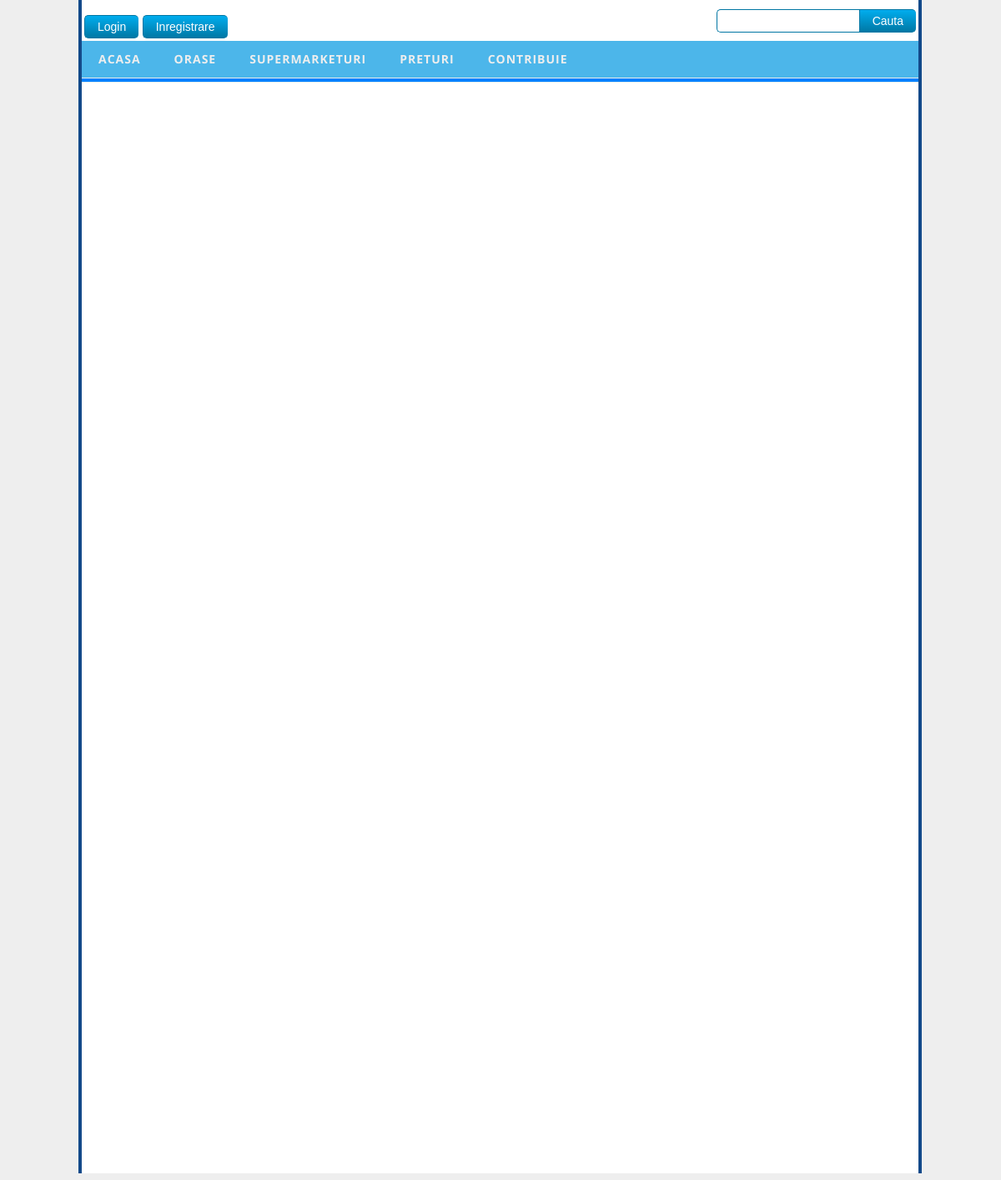
The page /preturiSupermarket.php?cid=3 on the database as committed earlier.
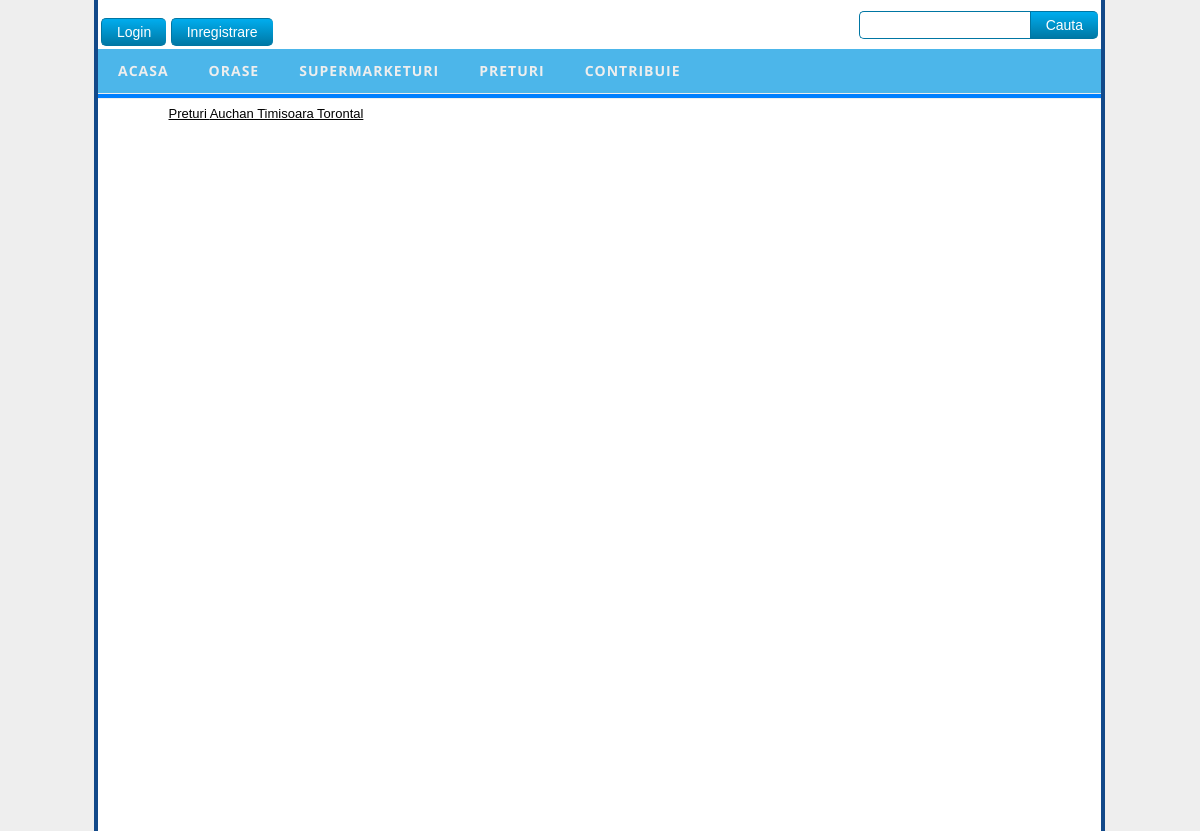
The same page on the database as committed later.
### tables this page shows
CREATE TABLE `store` (
  `id` int(11) NOT NULL auto_increment,
  `commerciant_id` int(11) NOT NULL,
  `city_id` int(11) NOT NULL,
  `address` varchar(100) NOT NULL,
  PRIMARY KEY  (`id`)
);

### preturiSupermarket.php (the view, shortened to what this page needs)
<!DOCTYPE HTML PUBLIC "-//W3C//DTD HTML 4.01 Transitional//EN">
<HTML>
		<?php require 'menu.php'?>
						<td class="content">
							<TABLE id = "prod" border="0" cellpadding="2">
<?php
$cid = isset($_GET['cid']) ? $_GET['cid'] : null;
$sid = isset($_GET['sid']) ? $_GET['sid'] : null;
if ($cid == null && $sid == null)
{
	$query = "select c.name cname, c.img img, c.id cid from commerciant c where c.type=1 or c.type = 2 order by c.name";
	$result = mysql_query($query) or die ("Could not execute query");
	while($row = mysql_fetch_array($result)) {
		extract($row);
		$html .= '<tr><td><a href="preturiSupermarket.php?cid='.$cid.'">Preturi ';
		$html .= '<IMG src="images/'.$img.'" width = "50" title="'.$cname.'"/>';
		$html .= '</a></td>';
		$html .= '</tr>';
	}
}
else if ($cid != null) {
	$query = "select * from commerciant c where id = ".$cid;
	$result = mysql_query($query) or die ("Could not execute query ".$query);
	$row = mysql_fetch_array($result);
	extract($row);
	$comname = $name;
	$query = "select ci.name city, s.address, s.id sid from store s, city ci where s.city_id = ci.id and commerciant_id = ".$cid;
	$result = mysql_query($query) or die ("Could not execute query ".$query);
	while($row = mysql_fetch_array($result)) {
		extract($row);
		$html .= '<tr><td><a href="preturiSupermarket2.php?sid='.$sid.'">Preturi ';
		$html .= $comname.' '.$city.' '.$address;
		$html .= '</a></td>';
		$html .= '</tr>';
	}
} else if ($sid != null) {
	$query = "select c.name cname, c.id cid from commerciant c, store s where c.id=s.commerciant_id and s.id = ".$sid;
	$result = mysql_query($query) or die ("Could not execute query ".$query);
	$row = mysql_fetch_array($result);
	extract($row);
	$comname = $cname;
	$comid = $cid;
	$queryCat = "select c.name cname, c.id catid, s.commerciant_id comid from product p, price pri, store s, category c, commerciant com where c.id = p.category_id and com.id = s.commerciant_id and pri.product_id = p.id and s.id = pri.store_id and com.id = ".$comid;
	$resultCat = mysql_query($queryCat) or die ("Could not execute query ".$queryCat);
	while($rowCat = mysql_fetch_array($resultCat)) {
		extract($rowCat);
		$html .= '<TR><TD>'.$cname.'</TD></TR>';
		$query = "select p.id pid, p.name pname, b.name bname, p.qty_um qty, p.um um, pri.value val,
			(
			SELECT MIN( value )
			FROM price
			WHERE product_id = p.id
			) pmin
		from product p, brand b, price pri where b.id=p.brand_id and pri.product_id=p.id and pri.store_id=".$sid.' and p.category_id = '.$catid;
		$result = mysql_query($query) or die ("Could not execute query ".$query);
		while($row = mysql_fetch_array($result)) {
			extract($row);
			$html .= '<tr><td><a href="detaliiProdus.php?id='.$pid.'">';
			$html .= $pname.' '.$bname.' '.$qty.' '.$um;
			$html .= '</a></td>';
			$html .= '<td>';
			$html .= number_format(floor($val), 0, '.', '');
			$html .= '<SUP>'.substr(number_format($val - floor($val), 2, '', ''), 1).'</SUP>';
			if ($pmin < $val) {
				$html .= '<td>';
				$query2 = "select c.name xname from price pri, store s, commerciant c where pri.store_id = s.id and s.commerciant_id = c.id and pri.value = ".$pmin;
				$result2 = mysql_query($query2) or die ("Could not execute query ".$query2);
				$row2 = mysql_fetch_array($result2);
				extract($row2);
				$html .= 'mai ieftin cu '.number_format(($val-$pmin)/$pmin*100, 0, '.', '').'% la '.$xname.' (';
				$html .= number_format(floor($pmin), 0, '.', '');
				$html .= '<SUP>'.substr(number_format($pmin - floor($pmin), 2, '', ''), 1).'</SUP>)';
				$html .= '</td>';
			} else {
				$html .= '<td>';
				$html .= 'cel mai ieftin aici';
				$html .= '</td>';
			}
			$html .= '</td>';
			$html .= '</tr>';
		}
		$html .= '<TR><TD>Alte magazine '.$comname.'</TD></TR>';
		$query = "select p.id pid, p.name pname, b.name bname, p.qty_um qty, p.um um, pri.value val,
			(
			SELECT MIN( value )
			FROM price
			WHERE product_id = p.id
			) pmin
		from product p, brand b, price pri, store s where pri.store_id=s.id and b.id=p.brand_id and pri.product_id=p.id and s.commerciant_id = ".$comid." and s.id != ".$sid.' and p.category_id = '.$catid;
		$result = mysql_query($query) or die ("Could not execute query ".$query);
		while($row = mysql_fetch_array($result)) {
			extract($row);
			$html .= '<tr><td><a href="detaliiProdus.php?id='.$pid.'">';
			$html .= $pname.' '.$bname.' '.$qty.' '.$um;
			$html .= '</a></td>';
			$html .= '<td>';
			$html .= number_format(floor($val), 0, '.', '');
			$html .= '<SUP>'.substr(number_format($val - floor($val), 2, '', ''), 1).'</SUP>';
			if ($pmin < $val) {
				$html .= '<td>';
				$query2 = "select c.name xname from price pri, store s, commerciant c where pri.store_id = s.id and s.commerciant_id = c.id and pri.value = ".$pmin;
				$result2 = mysql_query($query2) or die ("Could not execute query ".$query2);
				$row2 = mysql_fetch_array($result2);
				extract($row2);
				$html .= 'mai ieftin cu '.number_format(($val-$pmin)/$pmin*100, 0, '.', '').'% la '.$xname.' (';
				$html .= number_format(floor($pmin), 0, '.', '');
				$html .= '<SUP>'.substr(number_format($pmin - floor($pmin), 2, '', ''), 1).'</SUP>)';
				$html .= '</td>';
			} else {
				$html .= '<td>';
				$html .= 'cel mai ieftin aici';
				$html .= '</td>';
			}
			$html .= '</td>';
			$html .= '</tr>';
		}
	}
}
echo $html;
?>
</TABLE>
						</td>
					</tr>
				</table>
			</TD>
		</TR>
	</TABLE>
</BODY>
</HTML>

### menu.php (shortened to what this page needs)
<link href="css/style.css" rel="stylesheet" type="text/css" />
<link href="css/menustyles.css" rel="stylesheet" type="text/css">
<link rel="stylesheet" href="http://netdna.bootstrapcdn.com/font-awesome/4.0.3/css/font-awesome.min.css" />
</HEAD>
<BODY>
	<TABLE WIDTH="1010" BORDER="0" align="center" CELLPADDING="0"
		CELLSPACING="0" ID="Table_01">
		<TR>
			<TD WIDTH="4" ROWSPAN="5" BGCOLOR="#124989"><IMG
				SRC="images/spacer.gif" WIDTH="4" HEIGHT="200" ALT="" /></TD>
			<TD WIDTH="1000" HEIGHT="10" class="companyname2">
				<table BORDER="0">
					<tr>
						<td width="300" align="left">
				<div id="autdiv">
						<?php
			if (isset($_SESSION['user'])) {
			?>
				Esti autentificat ca <B><?php echo $_SESSION['user'] ?></B>. <A href="logout.php">Iesire</A>
				<?php
			} else {
		?>
</div>
<button class="loginbutton"  id="login">Login</button>
<button class="loginbutton"  id="signin">Inregistrare</button>
<?php  } ?>
</td>
<FORM action="search.php" method="POST">
					<td width="700" align="right">     <input type="text" class="tftextinput" name="search" size="15" maxlength="120"><input type="submit" value="Cauta" class="tfbutton">
						</td>
						</FORM>
					</tr>
				</table>
			</TD>
			<TD WIDTH="4" ROWSPAN="5" BGCOLOR="#124989"><IMG
				SRC="images/spacer.gif" WIDTH="4" HEIGHT="5" ALT="" /></TD>
		</TR>
		<TR><TD>
  <div id='cssmenu' class="rowMenu">
  <ul>
     <li class=''><a href='index.php'><span>Acasa</span></a></li>
     <li class=''><a href='orase.php'><span>Orase</span></a></li>
     <li class=''><a href='supermarketuri.php'><span>Supermarketuri</span></a></li>
     <li class=''><a href='produse.php'><span>Preturi</span></a></li>
     <li class=''last><a href='contribuie.php'><span>Contribuie</span></a></li>
     </ul>
  </div>
		</TD>
		</TR>
		<TR>
			<TD WIDTH="1000" HEIGHT="6" colspan="1"><IMG
				src="images/belowMenu.png" /></TD>
		</TR>
		<TR>
			<TD HEIGHT="1307" valign="top" bgcolor="#FFFFFF">
				<table width="900" border="0" align="center" cellpadding="0"
					cellspacing="0">
					<tr>

### css/style.css (style rules this page uses)
a:link { font-family: 'Open Sans', sans-serif; color: #0F467F; text-decoration: none; font-size: large; }
.content { font-family: Tahoma, Geneva, Kalimati, sans-serif; font-size: small; }
body { text-align: center; margin-top: 0px; background-color: #EEEEEE; font-family: 'Open Sans', sans-serif; }
#Table_01 { border: 0px; }
#prod { background-color: #FFFFFF; text-align: left; height: 26px; width: 861px; color: #114683; padding-top: 2px; padding-left: 15px; padding-right: 15px; }
#prod td { text-align: left; color: #000000; font-size: small; text-decoration: none; font-family: Arial, Helvetica, sans-serif; }
#prod a { text-align: left; color: #000000; font-size: small; text-decoration: underline; font-family: Arial, Helvetica, sans-serif; }
.companyname2 { background-color: #FFFFFF; background-image: url("images/top.jpg"); background-repeat: no-repeat; font-family: Arial, Helvetica, sans-serif; font-size: small; font-weight: bold; color: #FFFFFF; }
li { font-size: 10pt; font-family: Arial, Helvetica, sans-serif; color: #000000; }
.tftextinput { margin: 0; padding: 5px 15px; font-family: Arial, Helvetica, sans-serif; font-size: 14px; border: 1px solid #0076a3; border-right: 0px; border-top-left-radius: 5px 5px; border-bottom-left-radius: 5px 5px; }
.tfbutton { margin: 0; padding: 5px 15px; font-family: Arial, Helvetica, sans-serif; font-size: 14px; outline: none; cursor: pointer; text-align: center; text-decoration: none; color: #ffffff; border: solid 1px #0076a3; border-right: 0px; background: #0095cd; background: -webkit-gradient(linear, left top, left bottom, from(#00adee), to(#0078a5)); background: -moz-linear-gradient(top, #00adee, #0078a5); border-top-right-radius: 5px 5px; border-bottom-right-radius: 5px 5px; }
#autdiv, #logindiv table tr td input, #logindiv table tr td, #signindiv table tr td input, #signindiv table tr td { height: 15px; font-size: small; }
.loginbutton { margin: 0; padding: 5px 15px; font-family: Arial, Helvetica, sans-serif; font-size: 14px; outline: none; cursor: pointer; text-align: center; text-decoration: none; color: #ffffff; border: solid 1px #0076a3; border-right: 0px; background: #0095cd; background: -webkit-gradient(linear, left top, left bottom, from(#00adee), to(#0078a5)); background: -moz-linear-gradient(top, #00adee, #0078a5); border-top-right-radius: 5px 5px; border-bottom-right-radius: 5px 5px; border-top-left-radius: 5px 5px; border-bottom-left-radius: 5px 5px; }

### css/menustyles.css (style rules this page uses)
#cssmenu { background: #4cb6ea; margin: 0; width: auto; padding: 0; line-height: 1; display: block; position: relative; font-family: 'PT Sans', sans-serif; }
#cssmenu ul { list-style: none; margin: 0; padding: 0; display: block; }
#cssmenu ul:after { content: ' '; display: block; font-size: 0; height: 0; clear: both; visibility: hidden; }
#cssmenu ul li { margin: 0; padding: 0; display: block; position: relative; }
#cssmenu ul li a { text-decoration: none; display: block; margin: 0; -webkit-transition: color .2s ease; -moz-transition: color .2s ease; -ms-transition: color .2s ease; -o-transition: color .2s ease; transition: color .2s ease; }
#cssmenu > ul > li { float: left; }
#cssmenu > ul > li:after { content: ''; display: block; position: absolute; width: 100%; height: 0; top: 0; z-index: 0; background: #eeeeee; -webkit-transition: height .2s; -moz-transition: height .2s; -ms-transition: height .2s; -o-transition: height .2s; transition: height .2s; }
#cssmenu > ul > li > a { color: #eeeeee; padding: 15px 20px; font-weight: 700; letter-spacing: 1px; text-transform: uppercase; font-size: 14px; z-index: 2; position: relative; }

Rows that differ between the two databases and show on the page:
now on this page (row edited): store: value "Auchan Timisoara Torontal"
